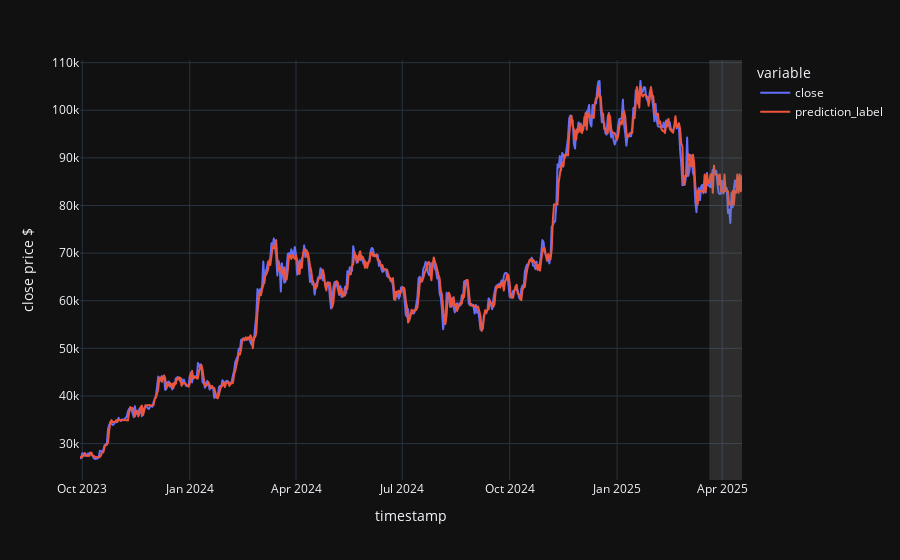

The cell this chart's notebook holds for it:
### Code cell
# compare with furture data N.B there's no need to drop!! see next cell
y_pred_future = xgb_exp.predict_model(final_xgb, data=btc_test.drop('close', axis=1))

print(xgb_exp.pull())

train_forecast_df = pd.concat([y_pred_final, y_pred_future])
# Insert the last 30 days of the test set into the close column of train_forecast_df
train_forecast_df.loc[btc_test.index, 'close'] = btc_test['close']
fig = px.line(train_forecast_df, y=['close', 'prediction_label'], template='plotly_dark', labels={"value" : "close price $"})
fig.add_vrect(x0=btc_test.index[0], x1=btc_test.index[-1], fillcolor="grey", opacity=0.25, line_width=0)

fig.show()

### Figure 1 — Plotly figure (JSON) as saved in the notebook; plotly's stock layout.template omitted (floating-point values rounded to 4 significant figures; data arrays with more than 128 entries replaced by an {"elided": "..."} marker saying what was removed)
{"data": [{"hovertemplate": "variable=close<br>timestamp=%{x}<br>close price $=%{y}<extra></extra>", "legendgroup": "close", "line": {"color": "#636efa", "dash": "solid"}, "marker": {"symbol": "circle"}, "mode": "lines", "name": "close", "showlegend": true, "type": "scattergl", "x": {"elided": "568 str values"}, "xaxis": "x", "y": {"elided": "568 float values"}, "yaxis": "y"}, {"hovertemplate": "variable=prediction_label<br>timestamp=%{x}<br>close price $=%{y}<extra></extra>", "legendgroup": "prediction_label", "line": {"color": "#EF553B", "dash": "solid"}, "marker": {"symbol": "circle"}, "mode": "lines", "name": "prediction_label", "showlegend": true, "type": "scattergl", "x": {"elided": "568 str values"}, "xaxis": "x", "y": {"elided": "568 float values"}, "yaxis": "y"}], "layout": {"legend": {"title": {"text": "variable"}, "tracegroupgap": 0}, "margin": {"t": 60}, "shapes": [{"fillcolor": "grey", "line": {"width": 0}, "opacity": 0.25, "type": "rect", "x0": "2025-03-21T00:00:00", "x1": "2025-04-18T00:00:00", "xref": "x", "y0": 0, "y1": 1, "yref": "y domain"}], "xaxis": {"anchor": "y", "domain": [0, 1], "title": {"text": "timestamp"}}, "yaxis": {"anchor": "x", "domain": [0, 1], "title": {"text": "close price $"}}}}
